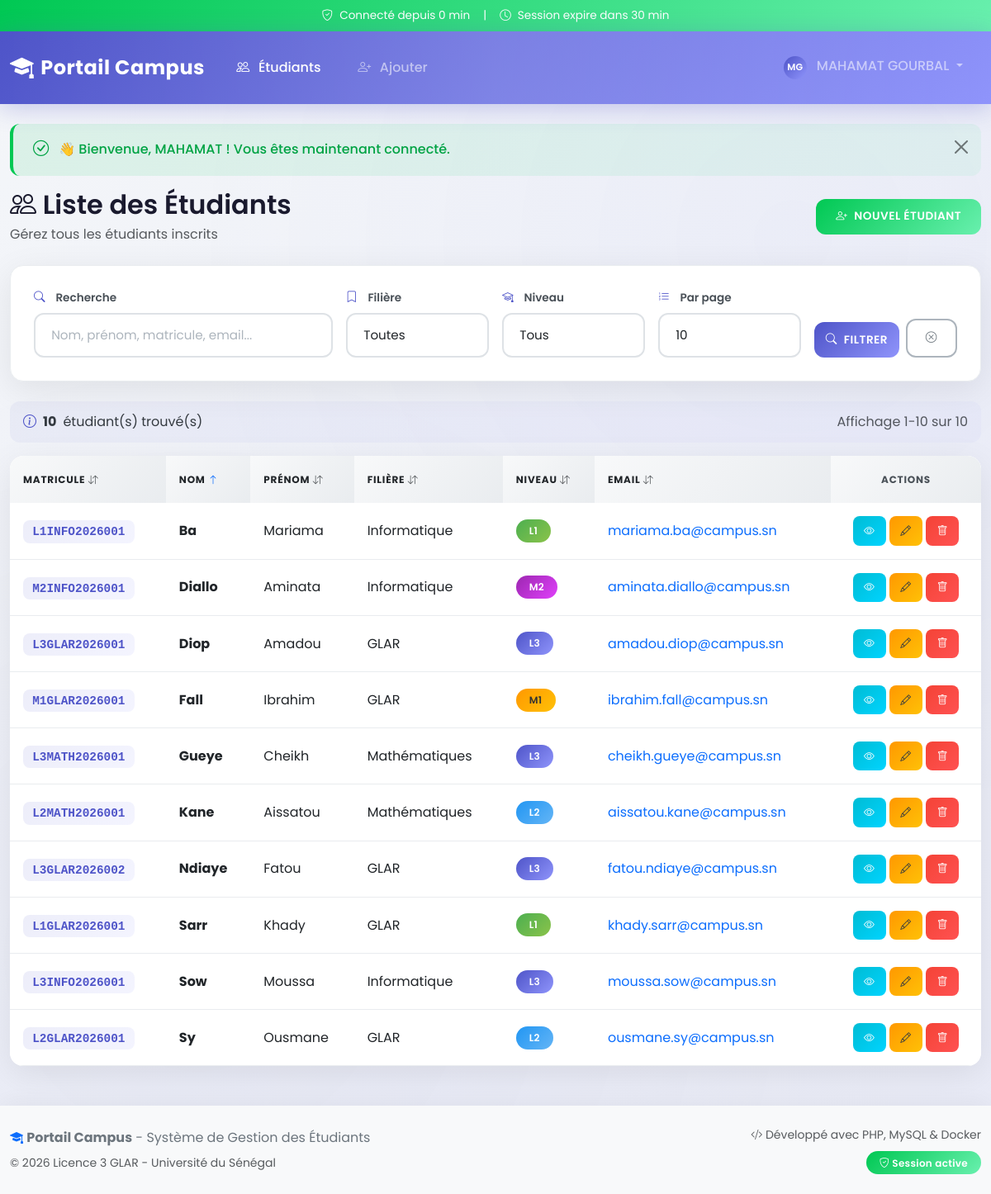
Page /students/list.php (signed in) on the committed database.
### tables this page shows
CREATE TABLE IF NOT EXISTS etudiants (
    id INT AUTO_INCREMENT PRIMARY KEY,
    matricule VARCHAR(20) UNIQUE NOT NULL,
    nom VARCHAR(100) NOT NULL,
    prenom VARCHAR(100) NOT NULL,
    email VARCHAR(150) UNIQUE,
    telephone VARCHAR(20),
    filiere VARCHAR(50),
    niveau ENUM('L1', 'L2', 'L3', 'M1', 'M2') DEFAULT 'L1',
    date_naissance DATE,
    adresse TEXT,
    created_at TIMESTAMP DEFAULT CURRENT_TIMESTAMP,
    updated_at TIMESTAMP DEFAULT CURRENT_TIMESTAMP ON UPDATE CURRENT_TIMESTAMP,
    
    INDEX idx_nom (nom),
    INDEX idx_filiere (filiere),
    INDEX idx_niveau (niveau)
);

### includes/session.php (called while the page is built, shortened)
<?php
function isLoggedIn(): bool {
    return isset($_SESSION['user_id']) && isset($_SESSION['username']);
}
function getCurrentUserName(): string {
    if (isLoggedIn()) {
        return $_SESSION['user_prenom'] . ' ' . $_SESSION['user_nom'];
    }
    return 'Invité';
}
function getSessionDuration(): string {
    $duration = time() - $_SESSION['login_time'];
    $hours = floor($duration / 3600);
    $minutes = floor(($duration % 3600) / 60);
    return "{$minutes} min";
}
function getTimeUntilTimeout(): int {
    return max(0, SESSION_TIMEOUT - (time() - $_SESSION['last_activity']));
}
?>

### includes/functions.php (called while the page is built, shortened)
<?php
function e(string $string): string {
    return htmlspecialchars($string, ENT_QUOTES, 'UTF-8');
}
function getFlashMessage(): ?array {
    if (isset($_SESSION['flash'])) {
        $flash = $_SESSION['flash'];
        return $flash;
    }
    return null;
}
?>

### students/list.php (the view, shortened to what this page needs)
<?php
require_once __DIR__ . '/../includes/session.php';
require_once __DIR__ . '/../includes/functions.php';
require_once __DIR__ . '/../config/database.php';
$page = max(1, intval($_GET['page'] ?? 1));
$perPage = intval($_GET['per_page'] ?? 10);
$perPage = in_array($perPage, [5, 10, 25, 50]) ? $perPage : 10;
$offset = ($page - 1) * $perPage;
$search = trim($_GET['search'] ?? '');
$filterFiliere = $_GET['filiere'] ?? '';
$filterNiveau = $_GET['niveau'] ?? '';
$sortBy = $_GET['sort'] ?? 'nom';
$sortOrder = strtoupper($_GET['order'] ?? 'ASC') === 'DESC' ? 'DESC' : 'ASC';
$where = [];
$params = [];
$whereClause = !empty($where) ? 'WHERE ' . implode(' AND ', $where) : '';
$countSql = "SELECT COUNT(*) FROM etudiants {$whereClause}";
$countStmt = $pdo->prepare($countSql);
$countStmt->execute($params);
$totalStudents = $countStmt->fetchColumn();
$sql = "SELECT * FROM etudiants {$whereClause} ORDER BY {$sortBy} {$sortOrder} LIMIT {$perPage} OFFSET {$offset}";
$stmt = $pdo->prepare($sql);
$stmt->execute($params);
$students = $stmt->fetchAll();
function getSortUrl($column, $currentSort, $currentOrder) {
    $params = $_GET;
    $params['sort'] = $column;
    $params['order'] = ($currentSort === $column && $currentOrder === 'ASC') ? 'DESC' : 'ASC';
    return '?' . http_build_query($params);
}
function getSortIcon($column, $currentSort, $currentOrder) {
    if ($currentSort !== $column) {
        return '<i class="bi bi-arrow-down-up text-muted"></i>';
    }
    return $currentOrder === 'ASC'
        ? '<i class="bi bi-arrow-up text-primary"></i>'
        : '<i class="bi bi-arrow-down text-primary"></i>';
}
function getNiveauBadgeClass($niveau) {
    $classes = [
        'L1' => 'badge-niveau-l1',
        'L2' => 'badge-niveau-l2',
        'L3' => 'badge-niveau-l3',
        'M1' => 'badge-niveau-m1',
        'M2' => 'badge-niveau-m2'
    ];
    return $classes[$niveau] ?? 'bg-secondary';
}
require_once __DIR__ . '/../includes/header.php';
?>
<div class="d-flex justify-content-between align-items-center mb-4 flex-wrap gap-2">
    <div>
        <h2 class="mb-1"><i class="bi bi-people"></i> Liste des Étudiants</h2>
        <p class="text-muted mb-0">Gérez tous les étudiants inscrits</p>
    </div>
    <a href="/students/create.php" class="btn btn-success">
        <i class="bi bi-person-plus"></i> Nouvel Étudiant
    </a>
</div>
<div class="search-form">
    <form method="GET" action="" class="row g-3">
        <div class="col-lg-4 col-md-6">
            <label class="form-label"><i class="bi bi-search"></i> Recherche</label>
            <input type="text" class="form-control" name="search" value="<?= e($search) ?>"
                   placeholder="Nom, prénom, matricule, email...">
        </div>
        <div class="col-lg-2 col-md-6">
            <label class="form-label"><i class="bi bi-bookmark"></i> Filière</label>
            <select class="form-select" name="filiere">
                <option value="">Toutes</option>
            </select>
        </div>
        <div class="col-lg-2 col-md-4">
            <label class="form-label"><i class="bi bi-mortarboard"></i> Niveau</label>
            <select class="form-select" name="niveau">
                <option value="">Tous</option>
            </select>
        </div>
        <div class="col-lg-2 col-md-4">
            <label class="form-label"><i class="bi bi-list-ol"></i> Par page</label>
            <select class="form-select" name="per_page">
                <?php foreach ([5, 10, 25, 50] as $pp): ?>
                <option value="<?= $pp ?>" <?= $perPage === $pp ? 'selected' : '' ?>><?= $pp ?></option>
                <?php endforeach; ?>
            </select>
        </div>
        <div class="col-lg-2 col-md-4 d-flex align-items-end gap-2">
            <button type="submit" class="btn btn-primary flex-grow-1">
                <i class="bi bi-search"></i> Filtrer
            </button>
            <a href="/students/list.php" class="btn btn-outline-secondary" title="Réinitialiser">
                <i class="bi bi-x-circle"></i>
            </a>
        </div>
    </form>
</div>
<div class="results-info">
    <i class="bi bi-info-circle"></i>
    <strong><?= $totalStudents ?></strong> étudiant(s) trouvé(s)
    <?php if ($totalStudents > 0): ?>
    <span class="ms-auto text-muted">
        Affichage <?= ($offset + 1) ?>-<?= min($offset + $perPage, $totalStudents) ?> sur <?= $totalStudents ?>
    </span>
    <?php endif; ?>
</div>
<div class="card">
    <div class="table-responsive">
        <table class="table table-hover mb-0">
            <thead>
                <tr>
                    <th>
                        <a href="<?= getSortUrl('matricule', $sortBy, $sortOrder) ?>" class="text-decoration-none text-dark">
                            Matricule <?= getSortIcon('matricule', $sortBy, $sortOrder) ?>
                        </a>
                    </th>
                    <th>
                        <a href="<?= getSortUrl('nom', $sortBy, $sortOrder) ?>" class="text-decoration-none text-dark">
                            Nom <?= getSortIcon('nom', $sortBy, $sortOrder) ?>
                        </a>
                    </th>
                    <th>
                        <a href="<?= getSortUrl('prenom', $sortBy, $sortOrder) ?>" class="text-decoration-none text-dark">
                            Prénom <?= getSortIcon('prenom', $sortBy, $sortOrder) ?>
                        </a>
                    </th>
                    <th>
                        <a href="<?= getSortUrl('filiere', $sortBy, $sortOrder) ?>" class="text-decoration-none text-dark">
                            Filière <?= getSortIcon('filiere', $sortBy, $sortOrder) ?>
                        </a>
                    </th>
                    <th>
                        <a href="<?= getSortUrl('niveau', $sortBy, $sortOrder) ?>" class="text-decoration-none text-dark">
                            Niveau <?= getSortIcon('niveau', $sortBy, $sortOrder) ?>
                        </a>
                    </th>
                    <th>
                        <a href="<?= getSortUrl('email', $sortBy, $sortOrder) ?>" class="text-decoration-none text-dark">
                            Email <?= getSortIcon('email', $sortBy, $sortOrder) ?>
                        </a>
                    </th>
                    <th class="text-center">Actions</th>
                </tr>
            </thead>
            <tbody>
                <?php if (empty($students)): ?>
                <tr>
                    <td colspan="7" class="empty-state">
                        <i class="bi bi-inbox"></i>
                        <p>Aucun étudiant trouvé</p>
                        <?php if (!empty($search) || !empty($filterFiliere) || !empty($filterNiveau)): ?>
                        <a href="/students/list.php" class="btn btn-outline-primary btn-sm mt-2">
                            <i class="bi bi-arrow-clockwise"></i> Réinitialiser les filtres
                        </a>
                        <?php endif; ?>
                    </td>
                </tr>
                <?php else: ?>
                <?php foreach ($students as $student): ?>
                <tr>
                    <td><code><?= e($student['matricule']) ?></code></td>
                    <td><strong><?= e($student['nom']) ?></strong></td>
                    <td><?= e($student['prenom']) ?></td>
                    <td><?= e($student['filiere'] ?? '-') ?></td>
                    <td>
                        <span class="badge <?= getNiveauBadgeClass($student['niveau']) ?>">
                            <?= e($student['niveau']) ?>
                        </span>
                    </td>
                    <td>
                        <?php if ($student['email']): ?>
                        <a href="mailto:<?= e($student['email']) ?>" class="text-decoration-none">
                            <?= e($student['email']) ?>
                        </a>
                        <?php else: ?>
                        <span class="text-muted">-</span>
                        <?php endif; ?>
                    </td>
                    <td class="text-center">
                        <div class="action-buttons">
                            <a href="/students/view.php?id=<?= $student['id'] ?>" class="btn btn-info btn-action"
                               title="Voir les détails" data-bs-toggle="tooltip">
                                <i class="bi bi-eye"></i>
                            </a>
                            <a href="/students/edit.php?id=<?= $student['id'] ?>" class="btn btn-warning btn-action"
                               title="Modifier" data-bs-toggle="tooltip">
                                <i class="bi bi-pencil"></i>
                            </a>
                            <a href="/students/delete.php?id=<?= $student['id'] ?>" class="btn btn-danger btn-action"
                               title="Supprimer" data-bs-toggle="tooltip"
                               onclick="return confirm('⚠️ Êtes-vous sûr de vouloir supprimer l\'étudiant <?= e($student['prenom']) ?> <?= e($student['nom']) ?> ?')">
                                <i class="bi bi-trash"></i>
                            </a>
                        </div>
                    </td>
                </tr>
                <?php endforeach; ?>
                <?php endif; ?>
            </tbody>
        </table>
    </div>
</div>
<?php require_once __DIR__ . '/../includes/footer.php'; ?>

### includes/header.php (shortened to what this page needs)
<?php
require_once __DIR__ . '/session.php';
require_once __DIR__ . '/functions.php';
?>
<!DOCTYPE html>
<html lang="fr">
<head>
    <link href="https://cdn.jsdelivr.net/npm/bootstrap@5.3.0/dist/css/bootstrap.min.css" rel="stylesheet">
    <link href="https://cdn.jsdelivr.net/npm/bootstrap-icons@1.10.0/font/bootstrap-icons.css" rel="stylesheet">
    <link href="/assets/css/style.css" rel="stylesheet">
</head>
<body>
    <?php if (isLoggedIn()): ?>
    <div class="session-banner d-none d-md-flex">
        <i class="bi bi-shield-check"></i>
        <span>Connecté depuis <?= getSessionDuration() ?></span>
        <span class="mx-2">|</span>
        <i class="bi bi-clock"></i>
        <span>Session expire dans <?= floor(getTimeUntilTimeout() / 60) ?> min</span>
    </div>
    <?php endif; ?>
    <nav class="navbar navbar-expand-lg navbar-dark mb-4">
        <div class="container">
            <a class="navbar-brand" href="/index.php">
                <i class="bi bi-mortarboard-fill"></i> Portail Campus
            </a>
            <div class="collapse navbar-collapse" id="navbarNav">
                <ul class="navbar-nav me-auto">
                    <?php if (isLoggedIn()): ?>
                    <li class="nav-item">
                        <a class="nav-link <?= strpos($_SERVER['REQUEST_URI'], '/students/list') !== false ? 'active' : '' ?>" href="/students/list.php">
                            <i class="bi bi-people"></i> Étudiants
                        </a>
                    </li>
                    <li class="nav-item">
                        <a class="nav-link <?= strpos($_SERVER['REQUEST_URI'], '/students/create') !== false ? 'active' : '' ?>" href="/students/create.php">
                            <i class="bi bi-person-plus"></i> Ajouter
                        </a>
                    </li>
                    <?php endif; ?>
                </ul>
                <ul class="navbar-nav">
                    <?php if (isLoggedIn()): ?>
                    <li class="nav-item dropdown">
                        <a class="nav-link dropdown-toggle" href="#" id="userDropdown" role="button" data-bs-toggle="dropdown">
                            <div class="avatar d-inline-flex me-2" style="width: 28px; height: 28px; font-size: 0.7rem;">
                                <?= strtoupper(substr($_SESSION['user_prenom'], 0, 1) . substr($_SESSION['user_nom'], 0, 1)) ?>
                            </div>
                            <?= e(getCurrentUserName()) ?>
                        </a>
                    </li>
                    <?php endif; ?>
                </ul>
            </div>
        </div>
    </nav>
    <div class="container">
        <?php
        $flash = getFlashMessage();
        if ($flash): ?>
        <div class="alert alert-<?= $flash['type'] === 'success' ? 'success' : ($flash['type'] === 'error' ? 'danger' : ($flash['type'] === 'warning' ? 'warning' : 'info')) ?> alert-dismissible fade show flash-message" role="alert">
            <i class="bi bi-<?= $flash['type'] === 'success' ? 'check-circle' : ($flash['type'] === 'error' ? 'exclamation-circle' : ($flash['type'] === 'warning' ? 'exclamation-triangle' : 'info-circle')) ?>"></i>
            <?= e($flash['message']) ?>
            <button type="button" class="btn-close" data-bs-dismiss="alert"></button>
        </div>
        <?php endif; ?>

### includes/footer.php (shortened to what this page needs)
    </div>
    <footer class="bg-light py-4 mt-5">
        <div class="container">
            <div class="row align-items-center">
                <div class="col-md-6 text-center text-md-start mb-3 mb-md-0">
                    <p class="mb-1">
                        <i class="bi bi-mortarboard-fill text-primary"></i>
                        <strong>Portail Campus</strong> - Système de Gestion des Étudiants
                    </p>
                    <small class="text-muted">
                        &copy; <?= date('Y') ?> Licence 3 GLAR - Université du Sénégal
                    </small>
                </div>
                <div class="col-md-6 text-center text-md-end">
                    <small class="text-muted d-block mb-2">
                        <i class="bi bi-code-slash"></i> Développé avec PHP, MySQL & Docker
                    </small>
                    <?php if (isLoggedIn()): ?>
                    <span class="badge bg-success">
                        <i class="bi bi-shield-check"></i> Session active
                    </span>
                    <?php endif; ?>
                </div>
            </div>
        </div>
    </footer>
</body>
</html>

### rows in the picture
etudiants: matricule "L1INFO2026001", nom "Ba", prenom "Mariama", filiere "Informatique", niveau "L1", email "mariama.ba@campus.sn"
etudiants: matricule "M2INFO2026001", nom "Diallo", prenom "Aminata", filiere "Informatique", niveau "M2", email "aminata.diallo@campus.sn"
etudiants: matricule "L3GLAR2026001", nom "Diop", prenom "Amadou", filiere "GLAR", niveau "L3", email "amadou.diop@campus.sn"
etudiants: matricule "M1GLAR2026001", nom "Fall", prenom "Ibrahim", filiere "GLAR", niveau "M1", email "ibrahim.fall@campus.sn"
etudiants: matricule "L3MATH2026001", nom "Gueye", prenom "Cheikh", filiere "Mathématiques", niveau "L3", email "cheikh.gueye@campus.sn"
etudiants: matricule "L2MATH2026001", nom "Kane", prenom "Aissatou", filiere "Mathématiques", niveau "L2", email "aissatou.kane@campus.sn"
etudiants: matricule "L3GLAR2026002", nom "Ndiaye", prenom "Fatou", filiere "GLAR", niveau "L3", email "fatou.ndiaye@campus.sn"
etudiants: matricule "L1GLAR2026001", nom "Sarr", prenom "Khady", filiere "GLAR", niveau "L1", email "khady.sarr@campus.sn"
etudiants: matricule "L3INFO2026001", nom "Sow", prenom "Moussa", filiere "Informatique", niveau "L3", email "moussa.sow@campus.sn"
etudiants: matricule "L2GLAR2026001", nom "Sy", prenom "Ousmane", filiere "GLAR", niveau "L2", email "ousmane.sy@campus.sn"

### other values in the picture
getSessionDuration() "0 min"
floor(getTimeUntilTimeout() / 60) "30"
getCurrentUserName() "MAHAMAT GOURBAL"
$flash['message'] "👋 Bienvenue, MAHAMAT ! Vous êtes maintenant connecté."
$totalStudents "10"
$offset + 1 "1"
min($offset + $perPage, $totalStudents) "10"
form field per_page "10"
